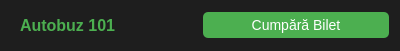
<?xml version="1.0" encoding="UTF-8"?>
<ui version="4.0">
 <class>RezultatCautareTraseu</class>
 <widget class="QWidget" name="RezultatCautareTraseu">
  <property name="geometry">
   <rect>
    <x>0</x>
    <y>0</y>
    <width>400</width>
    <height>50</height>
   </rect>
  </property>
  <property name="styleSheet">
   <string notr="true">background-color: #1E1E1E; color: white; border-radius: 5px; padding: 5px;</string>
  </property>
  <layout class="QHBoxLayout" name="horizontalLayout">
   <item>
    <widget class="QLabel" name="traseuLabel">
     <property name="styleSheet">
      <string notr="true">font-size: 16px; font-weight: bold; color: #4CAF50;</string>
     </property>
     <property name="text">
      <string>Autobuz 101</string>
     </property>
    </widget>
   </item>
   <item>
    <widget class="QPushButton" name="buyTicketButton">
     <property name="styleSheet">
      <string notr="true">background-color: #4CAF50; color: white; border-radius: 5px; padding: 5px 10px; font-size: 14px;</string>
     </property>
     <property name="text">
      <string>Cumpără Bilet</string>
     </property>
    </widget>
   </item>
  </layout>
 </widget>
 <resources/>
 <connections/>
</ui>
